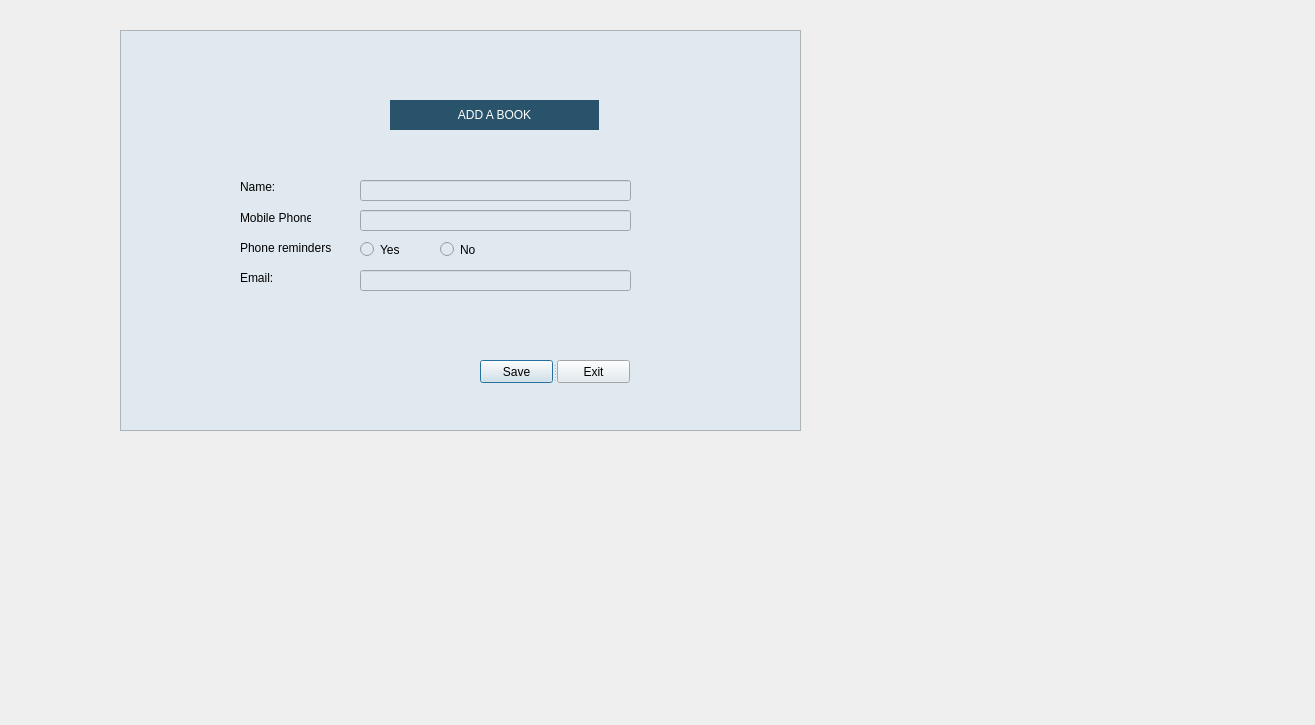
<?xml version="1.0" encoding="UTF-8"?>
<ui version="4.0">
 <class>AddBook</class>
 <widget class="QDialog" name="AddBook">
  <property name="geometry">
   <rect>
    <x>0</x>
    <y>0</y>
    <width>1315</width>
    <height>725</height>
   </rect>
  </property>
  <property name="windowTitle">
   <string>Dialog</string>
  </property>
  <widget class="QFrame" name="frame">
   <property name="geometry">
    <rect>
     <x>120</x>
     <y>30</y>
     <width>681</width>
     <height>401</height>
    </rect>
   </property>
   <property name="styleSheet">
    <string notr="true">background-color: rgb(223, 233, 239);</string>
   </property>
   <property name="frameShape">
    <enum>QFrame::StyledPanel</enum>
   </property>
   <property name="frameShadow">
    <enum>QFrame::Plain</enum>
   </property>
   <widget class="QLineEdit" name="txtMemberEmail">
    <property name="geometry">
     <rect>
      <x>240</x>
      <y>240</y>
      <width>271</width>
      <height>21</height>
     </rect>
    </property>
   </widget>
   <widget class="QLineEdit" name="txtMemberName">
    <property name="geometry">
     <rect>
      <x>240</x>
      <y>150</y>
      <width>271</width>
      <height>21</height>
     </rect>
    </property>
   </widget>
   <widget class="QLabel" name="memberName_label">
    <property name="geometry">
     <rect>
      <x>120</x>
      <y>150</y>
      <width>47</width>
      <height>14</height>
     </rect>
    </property>
    <property name="styleSheet">
     <string notr="true">color: rgb(0, 0, 0);</string>
    </property>
    <property name="text">
     <string>Name:</string>
    </property>
   </widget>
   <widget class="QLabel" name="phone_label">
    <property name="geometry">
     <rect>
      <x>120</x>
      <y>180</y>
      <width>71</width>
      <height>16</height>
     </rect>
    </property>
    <property name="styleSheet">
     <string notr="true">color: rgb(0, 0, 0);</string>
    </property>
    <property name="text">
     <string>Mobile Phone:</string>
    </property>
   </widget>
   <widget class="QLabel" name="email_label">
    <property name="geometry">
     <rect>
      <x>120</x>
      <y>240</y>
      <width>47</width>
      <height>16</height>
     </rect>
    </property>
    <property name="styleSheet">
     <string notr="true">color: rgb(0, 0, 0);</string>
    </property>
    <property name="text">
     <string>Email:</string>
    </property>
   </widget>
   <widget class="QLineEdit" name="txtMemberPhone">
    <property name="geometry">
     <rect>
      <x>240</x>
      <y>180</y>
      <width>271</width>
      <height>21</height>
     </rect>
    </property>
   </widget>
   <widget class="QLabel" name="LibraryTitle_3">
    <property name="geometry">
     <rect>
      <x>270</x>
      <y>70</y>
      <width>209</width>
      <height>30</height>
     </rect>
    </property>
    <property name="maximumSize">
     <size>
      <width>16777215</width>
      <height>30</height>
     </size>
    </property>
    <property name="styleSheet">
     <string notr="true">background: rgba(40, 83, 107, 1);
font: 75 9pt &quot;Yu Gothic UI&quot;;
color: white;</string>
    </property>
    <property name="text">
     <string>ADD A BOOK</string>
    </property>
    <property name="alignment">
     <set>Qt::AlignCenter</set>
    </property>
   </widget>
   <widget class="QSplitter" name="splitter">
    <property name="geometry">
     <rect>
      <x>360</x>
      <y>330</y>
      <width>150</width>
      <height>23</height>
     </rect>
    </property>
    <property name="orientation">
     <enum>Qt::Horizontal</enum>
    </property>
    <widget class="QPushButton" name="btnSaveMember">
     <property name="styleSheet">
      <string notr="true">color: rgb(0, 0, 0);</string>
     </property>
     <property name="text">
      <string>Save</string>
     </property>
    </widget>
    <widget class="QPushButton" name="btnexitaddbook">
     <property name="styleSheet">
      <string notr="true">color: rgb(0, 0, 0);</string>
     </property>
     <property name="text">
      <string>Exit</string>
     </property>
    </widget>
   </widget>
   <widget class="QLabel" name="phoneNumber_label">
    <property name="geometry">
     <rect>
      <x>120</x>
      <y>210</y>
      <width>91</width>
      <height>16</height>
     </rect>
    </property>
    <property name="styleSheet">
     <string notr="true">color: rgb(0, 0, 0);</string>
    </property>
    <property name="text">
     <string>Phone reminders:</string>
    </property>
   </widget>
   <widget class="QRadioButton" name="radioButtonYES">
    <property name="geometry">
     <rect>
      <x>240</x>
      <y>210</y>
      <width>51</width>
      <height>19</height>
     </rect>
    </property>
    <property name="styleSheet">
     <string notr="true">color: rgb(0, 0, 0);</string>
    </property>
    <property name="text">
     <string>Yes</string>
    </property>
   </widget>
   <widget class="QRadioButton" name="radioButtonNO">
    <property name="geometry">
     <rect>
      <x>320</x>
      <y>210</y>
      <width>51</width>
      <height>19</height>
     </rect>
    </property>
    <property name="styleSheet">
     <string notr="true">color: rgb(0, 0, 0);</string>
    </property>
    <property name="text">
     <string>No</string>
    </property>
   </widget>
  </widget>
 </widget>
 <resources/>
 <connections/>
</ui>
